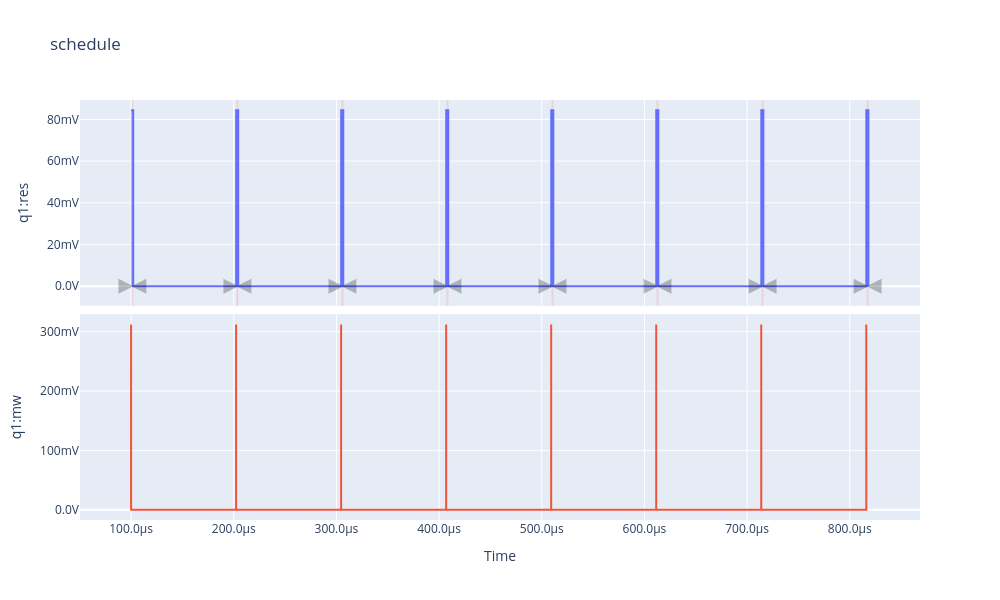

The cell this chart's notebook holds for it:
### Markdown cell above
## Optional: view the compiled pulse schedule

### Code cell
# Preview the pulse schedule with a tiny dummy sweep, using a separate throwaway
# Ramsey instance (like the reference notebook's `ramsey_dummy`) so we never touch
# `experiment`'s own state — analysis() below depends on experiment.frequency_detuning
# matching what run_measurement() actually used, and build_schedule() would overwrite it.
# Requires >=4 delay points, each step a multiple of 4 ns.
ramsey_preview = Ramsey(
    hardware_agent=hardware_agent,
    qubits=QUBITS,
    flux_config=FLUX_CONFIG,
)
preview_schedule = ramsey_preview.build_schedule(
    delays=np.array([0.0, 4e-9, 8e-9, 12e-9]),
    frequency_detuning=FREQUENCY_DETUNING,
    repetitions=1,
    reset_type=RESET_TYPE,
)
compiled_preview = hardware_agent.compile(preview_schedule)
compiled_preview.plot_pulse_diagram(plot_backend="plotly")

### Figure 1 — Plotly figure (JSON) as saved in the notebook; plotly's stock layout.template omitted (floating-point values rounded to 4 significant figures; data arrays with more than 128 entries replaced by an {"elided": "..."} marker saying what was removed)
{"data": [{"fill": "tozeroy", "hoverinfo": "x+y+name", "hoverlabel": {"namelength": -1}, "legendgroup": "0", "line": {"color": "#636EFA"}, "mode": "lines", "name": "9 operations", "showlegend": true, "type": "scatter", "x": [0.0001001, 0.0001021, 0.0001021, 0.0001021, 0.0001021, 0.0001021, 0.0001021, 0.0002024, 0.0002024, 0.0002044, 0.0002044, 0.0002044, 0.0002044, 0.0002044, 0.0002044, 0.0003047, 0.0003047, 0.0003067, 0.0003067, 0.0003067, 0.0003067, 0.0003067, 0.0003067, 0.0004069, 0.000407, 0.0004089, 0.0004089, 0.0004089, 0.0004089, 0.0004089, 0.000409, 0.0005092, 0.0005092, 0.0005112, 0.0005112, 0.0005112, 0.0005112, 0.0005112, 0.0005112, 0.0006115, 0.0006115, 0.0006135, 0.0006135, 0.0006135, 0.0006135, 0.0006135, 0.0006135, 0.0007138, 0.0007138, 0.0007158, 0.0007158, 0.0007158, 0.0007158, 0.0007158, 0.0007158, 0.0008161, 0.0008162, 0.0008181, 0.0008181, 0.0008181, 0.0008181, 0.0008181, 0.0008182], "xaxis": "x", "y": [0.08437, 0.08437, 0.08437, 0.08437, 0.08437, 0.08437, 0.0, 0.0, 0.08437, 0.08437, 0.08437, 0.08437, 0.08437, 0.08437, 0.0, 0.0, 0.08437, 0.08437, 0.08437, 0.08437, 0.08437, 0.08437, 0.0, 0.0, 0.08437, 0.08437, 0.08437, 0.08437, 0.08437, 0.08437, 0.0, 0.0, 0.08437, 0.08437, 0.08437, 0.08437, 0.08437, 0.08437, 0.0, 0.0, 0.08437, 0.08437, 0.08437, 0.08437, 0.08437, 0.08437, 0.0, 0.0, 0.08437, 0.08437, 0.08437, 0.08437, 0.08437, 0.08437, 0.0, 0.0, 0.08437, 0.08437, 0.08437, 0.08437, 0.08437, 0.08437, 0.0], "yaxis": "y"}, {"marker": {"color": "rgba(0,0,0,.25)", "size": 15, "symbol": ["arrow-bar-left", "arrow-bar-right"]}, "mode": "markers", "name": "SSBIntegrationComplex", "type": "scatter", "x": [0.0001003, 0.0001023], "xaxis": "x", "y": [0, 0], "yaxis": "y"}, {"marker": {"color": "rgba(0,0,0,.25)", "size": 15, "symbol": ["arrow-bar-left", "arrow-bar-right"]}, "mode": "markers", "name": "SSBIntegrationComplex", "type": "scatter", "x": [0.0002026, 0.0002046], "xaxis": "x", "y": [0, 0], "yaxis": "y"}, {"marker": {"color": "rgba(0,0,0,.25)", "size": 15, "symbol": ["arrow-bar-left", "arrow-bar-right"]}, "mode": "markers", "name": "SSBIntegrationComplex", "type": "scatter", "x": [0.0003049, 0.0003069], "xaxis": "x", "y": [0, 0], "yaxis": "y"}, {"marker": {"color": "rgba(0,0,0,.25)", "size": 15, "symbol": ["arrow-bar-left", "arrow-bar-right"]}, "mode": "markers", "name": "SSBIntegrationComplex", "type": "scatter", "x": [0.0004072, 0.0004092], "xaxis": "x", "y": [0, 0], "yaxis": "y"}, {"marker": {"color": "rgba(0,0,0,.25)", "size": 15, "symbol": ["arrow-bar-left", "arrow-bar-right"]}, "mode": "markers", "name": "SSBIntegrationComplex", "type": "scatter", "x": [0.0005095, 0.0005115], "xaxis": "x", "y": [0, 0], "yaxis": "y"}, {"marker": {"color": "rgba(0,0,0,.25)", "size": 15, "symbol": ["arrow-bar-left", "arrow-bar-right"]}, "mode": "markers", "name": "SSBIntegrationComplex", "type": "scatter", "x": [0.0006118, 0.0006138], "xaxis": "x", "y": [0, 0], "yaxis": "y"}, {"marker": {"color": "rgba(0,0,0,.25)", "size": 15, "symbol": ["arrow-bar-left", "arrow-bar-right"]}, "mode": "markers", "name": "SSBIntegrationComplex", "type": "scatter", "x": [0.0007141, 0.0007161], "xaxis": "x", "y": [0, 0], "yaxis": "y"}, {"marker": {"color": "rgba(0,0,0,.25)", "size": 15, "symbol": ["arrow-bar-left", "arrow-bar-right"]}, "mode": "markers", "name": "SSBIntegrationComplex", "type": "scatter", "x": [0.0008164, 0.0008184], "xaxis": "x", "y": [0, 0], "yaxis": "y"}, {"fill": "tozeroy", "hoverinfo": "x+y+name", "hoverlabel": {"namelength": -1}, "legendgroup": "1", "line": {"color": "#EF553B"}, "mode": "lines", "name": "16 operations", "showlegend": true, "type": "scatter", "x": {"elided": "528 float values"}, "xaxis": "x2", "y": {"elided": "528 float values"}, "yaxis": "y2"}], "layout": {"height": 600, "shapes": [{"fillcolor": "rgba(255,0,0,0.1)", "layer": "below", "line": {"color": "rgba(0,0,0,0)", "width": 3}, "name": "SSBIntegrationComplex", "type": "rect", "x0": 0.0001003, "x1": 0.0001023, "xref": "x", "y0": 0, "y1": 1, "yref": "y domain"}, {"fillcolor": "rgba(255,0,0,0.1)", "layer": "below", "line": {"color": "rgba(0,0,0,0)", "width": 3}, "name": "SSBIntegrationComplex", "type": "rect", "x0": 0.0002026, "x1": 0.0002046, "xref": "x", "y0": 0, "y1": 1, "yref": "y domain"}, {"fillcolor": "rgba(255,0,0,0.1)", "layer": "below", "line": {"color": "rgba(0,0,0,0)", "width": 3}, "name": "SSBIntegrationComplex", "type": "rect", "x0": 0.0003049, "x1": 0.0003069, "xref": "x", "y0": 0, "y1": 1, "yref": "y domain"}, {"fillcolor": "rgba(255,0,0,0.1)", "layer": "below", "line": {"color": "rgba(0,0,0,0)", "width": 3}, "name": "SSBIntegrationComplex", "type": "rect", "x0": 0.0004072, "x1": 0.0004092, "xref": "x", "y0": 0, "y1": 1, "yref": "y domain"}, {"fillcolor": "rgba(255,0,0,0.1)", "layer": "below", "line": {"color": "rgba(0,0,0,0)", "width": 3}, "name": "SSBIntegrationComplex", "type": "rect", "x0": 0.0005095, "x1": 0.0005115, "xref": "x", "y0": 0, "y1": 1, "yref": "y domain"}, {"fillcolor": "rgba(255,0,0,0.1)", "layer": "below", "line": {"color": "rgba(0,0,0,0)", "width": 3}, "name": "SSBIntegrationComplex", "type": "rect", "x0": 0.0006118, "x1": 0.0006138, "xref": "x", "y0": 0, "y1": 1, "yref": "y domain"}, {"fillcolor": "rgba(255,0,0,0.1)", "layer": "below", "line": {"color": "rgba(0,0,0,0)", "width": 3}, "name": "SSBIntegrationComplex", "type": "rect", "x0": 0.0007141, "x1": 0.0007161, "xref": "x", "y0": 0, "y1": 1, "yref": "y domain"}, {"fillcolor": "rgba(255,0,0,0.1)", "layer": "below", "line": {"color": "rgba(0,0,0,0)", "width": 3}, "name": "SSBIntegrationComplex", "type": "rect", "x0": 0.0008164, "x1": 0.0008184, "xref": "x", "y0": 0, "y1": 1, "yref": "y domain"}], "showlegend": false, "title": {"text": "schedule"}, "width": 1000, "xaxis": {"anchor": "y", "domain": [0, 1], "hoverformat": ".3s", "matches": "x2", "showgrid": true, "showticklabels": false, "tickformat": ".2s", "ticksuffix": "s"}, "xaxis2": {"anchor": "y2", "domain": [0, 1], "hoverformat": ".3s", "showgrid": true, "tickformat": ".2s", "tickformatstops": [{"dtickrange": [null, 1e-09], "value": ".10s"}, {"dtickrange": [1e-09, 1e-06], "value": ".7s"}, {"dtickrange": [1e-06, 0.001], "value": ".4s"}], "ticksuffix": "s", "title": {"text": "Time"}}, "yaxis": {"anchor": "x", "autorange": true, "domain": [0.51, 1], "hoverformat": ".3s", "tickformat": ".2s", "ticksuffix": "V", "title": {"text": "q1:res"}}, "yaxis2": {"anchor": "x2", "autorange": true, "domain": [0, 0.49], "hoverformat": ".3s", "tickformat": ".2s", "ticksuffix": "V", "title": {"text": "q1:mw"}}}}
